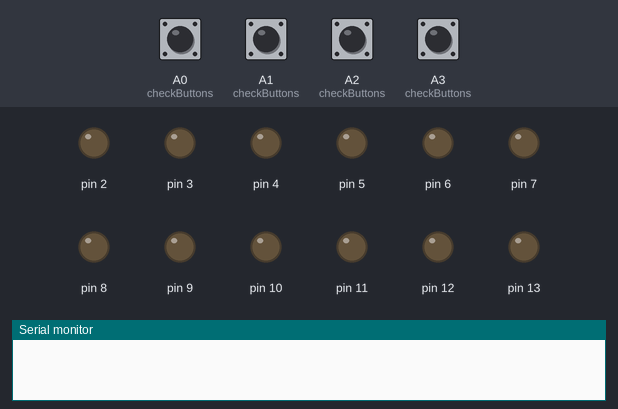
This sketch was run on a simulated Arduino Uno, built with avr-gcc and run on an emulated ATmega328P. Shown: output pins drawn as LEDs (lit = HIGH), the last lines printed to the serial monitor. Dashed ring = blinking. Inputs (shaded band) come from the test bench; at power-on: A0 (checkButtons), A1 (checkButtons), A2 (checkButtons), A3 (checkButtons) LOW.

Above: at 1.2 s.
1.3 s: A0 (checkButtons) pulled HIGH for 0.15 s
At 3.1 s:
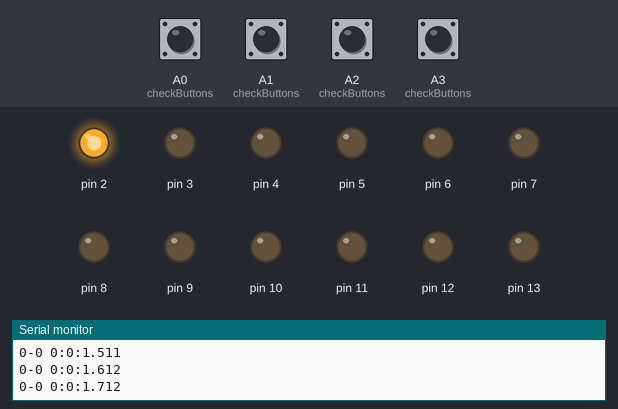
4.4 s: A1 (checkButtons) pulled HIGH for 0.15 s
At 4.4 s:
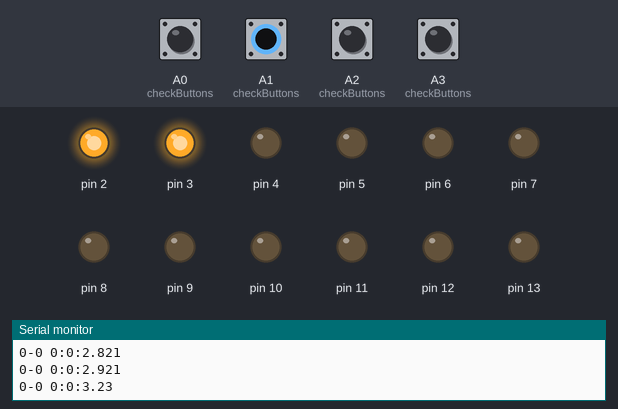
6.0 s: A0 (checkButtons) pulled HIGH for 1 s
At 8.8 s:
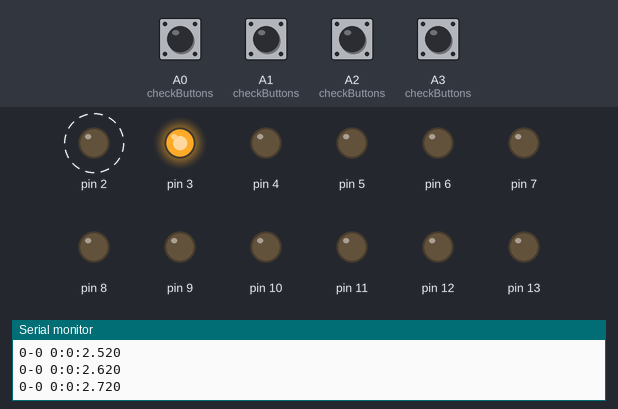
10.0 s: A1 (checkButtons) pulled HIGH for 1 s
At 10.9 s:
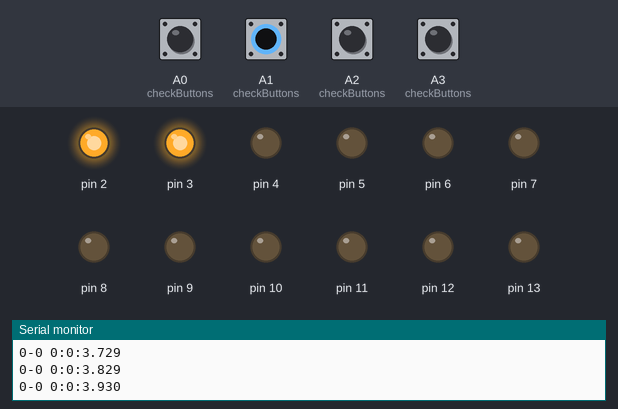
12.5 s: A2 (checkButtons) pulled HIGH for 0.15 s
At 14.3 s:
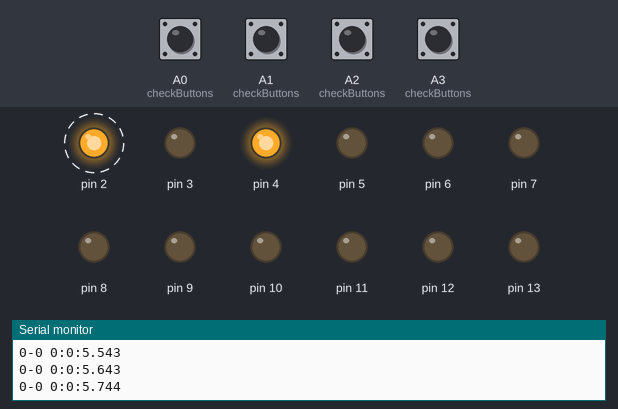
15.6 s: A3 (checkButtons) pulled HIGH for 0.15 s
At 23.3 s:
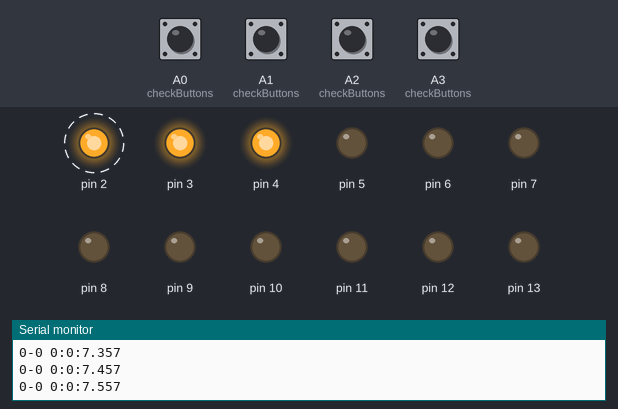
Timing chart, 0 to 26.3 s (numbered marks = the images above; inputs shaded):
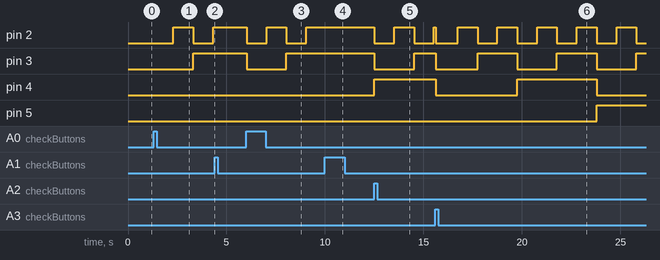

The sketch:

BinaryStopWatch.ino
```cpp
/*
 * @Author Bissbert
 * Reason for this project:
 * I wanted to create a watch that displays the time of the day in binary using leds.
 * This is a clock and therefore can be used to tell the time.
 * It is a type of watch developers own as a gimmick.
 */

#include <Arduino.h>

int year = 0;
long week = 0;
long day = 0;
long hour = 0;
long minute = 0;
long second = 0;
long milliSecond = 0;

long startTime = 0;
long stopTime = 0;
bool isRunning = false;

void setup() {
    pinMode(2, OUTPUT);
    pinMode(3, OUTPUT);
    pinMode(4, OUTPUT);
    pinMode(5, OUTPUT);
    pinMode(6, OUTPUT);
    pinMode(7, OUTPUT);
    pinMode(8, OUTPUT);
    pinMode(9, OUTPUT);
    pinMode(10, OUTPUT);
    pinMode(11, OUTPUT);
    pinMode(12, OUTPUT);
    pinMode(13, OUTPUT);
    Serial.begin(9800);
}

void loop() {
    checkButtons();
    if (isRunning) {
        reloadTime();
        printTime();
        displayMinutes();
        displaySeconds();
        delay(100);
    } else {
        delay(50);
    }
}

/**
 * Check if the buttons are pressed and updates the time and stats thereafter
 */
void checkButtons() {
    if (!isRunning && digitalRead(A0) == HIGH) {
        isRunning = true;
        startTime = millis();
    } else if (isRunning && digitalRead(A1) == HIGH) {
        isRunning = false;
        stopTime = millis();
    } else if (!isRunning && startTime > 0 && digitalRead(A2) == HIGH) {
        isRunning = true;
        const int sinceStop = (millis() - stopTime);
        startTime = startTime + sinceStop;
    } else if (digitalRead(A3) == HIGH) {
        startTime = millis();
    }
}

/**
 * Reloads the time from the current time
 */
void reloadTime() {
    const long sinceEpoch = millis() - startTime;

    second = sinceEpoch / 1000;
    milliSecond = sinceEpoch - (second * 1000);

    minute = second / 60;
    second = second - (minute * 60);

    hour = minute / 60;
    minute = minute - (hour * 60);
}

/**
 * Prints the time to the serial port
 */
void printTime() {
    Serial.print(year);
    Serial.print("-");
    Serial.print(day);
    Serial.print(" ");
    Serial.print(hour);
    Serial.print(":");
    Serial.print(minute);
    Serial.print(":");
    Serial.print(second);
    Serial.print(".");
    Serial.println(milliSecond);
}

/**
 * Displays the minutes on the binary display
 */
void displayMinutes() {
    int values[6];
    fillFromValue(values, minute, 6);
    setOutputs(values, 8, 6);
}

/**
 * Displays the seconds on the binary display
 */
void displaySeconds() {
    int values[6];
    fillFromValue(values, second, 6);
    setOutputs(values, 2, 6);
}

/**
 * Sets the outputs to the given values in the given array
 * @param toSet array containing the values to set
 * @param offset the offset to start setting the values at(port)
 * @param size the size of the array
 */
void setOutputs(int toSet[], int offset, int size) {
    for (int i = 0; i < size; i++) {
        digitalWrite(i + offset, toSet[i]);
    }
}

/**
 * fills the array with the binary representation of the given value
 * @param toFill the array to fill
 * @param value the value to fill the array with
 * @param size the size of the array
 */
void fillFromValue(int toFill[], long value, int size) {
    //filling the array acordingly
    for (int i = 0; i < size; i++) {
        if (value > 0) {
            toFill[i] = value % 2;
            value = value / 2;
        } else {
            toFill[i] = 0;
        }
    }
}
```

Measured:
- after the input at 1.3 s, pin 2: LOW → HIGH after 1.0 s, → LOW 1.0 s later, → HIGH 1.0 s later; pin 3: LOW → HIGH after 2.0 s
- after the input at 4.4 s, pin 2, pin 3: stays HIGH (without the input it goes to LOW after 0.93 s); pin 4: stays LOW (without the input it goes to HIGH after 0.93 s)
- after the input at 6.0 s, pin 2: alternates HIGH for 1.0 s and LOW for 1.0 s, starting at once; pin 3: HIGH → LOW at once, → HIGH 2.0 s later
- after the input at 10.0 s, pin 2, pin 3: stays HIGH (without the input it goes to LOW after 0.06 s); pin 4: stays LOW (without the input it goes to HIGH after 0.06 s)
- after the input at 12.5 s, pin 2: alternates HIGH for 1.0 s and LOW for 1.0 s, starting at once; pin 3: HIGH → LOW at once, → HIGH 2.0 s later; pin 4: LOW → HIGH at once
- after the input at 15.6 s, pin 6: stays LOW (without the input it goes to HIGH after 8.9 s)
